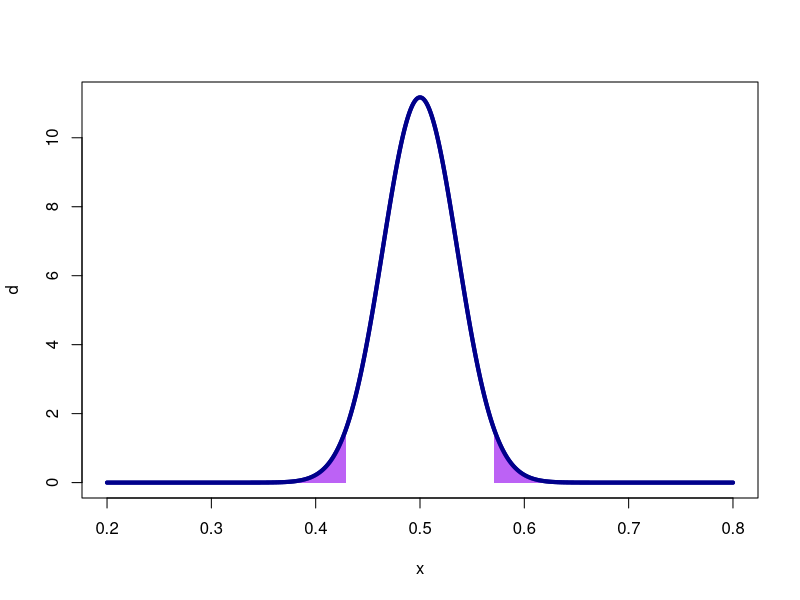
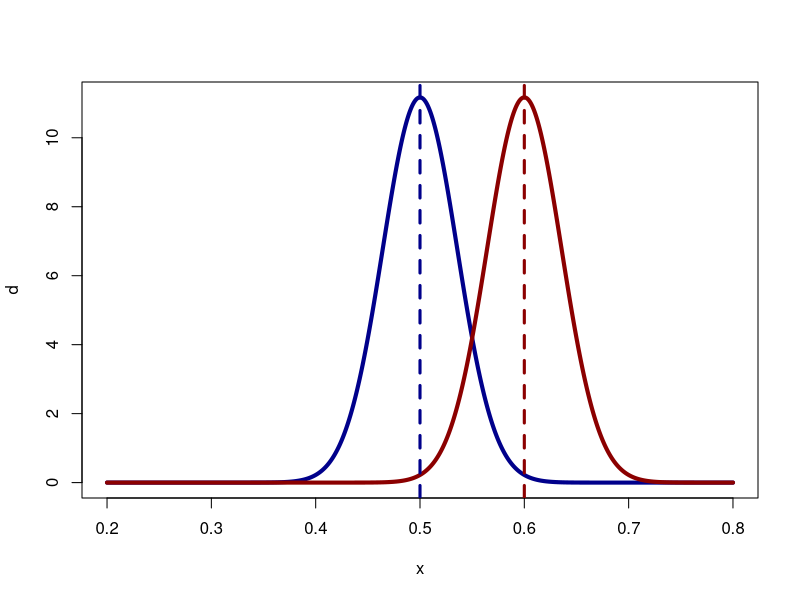
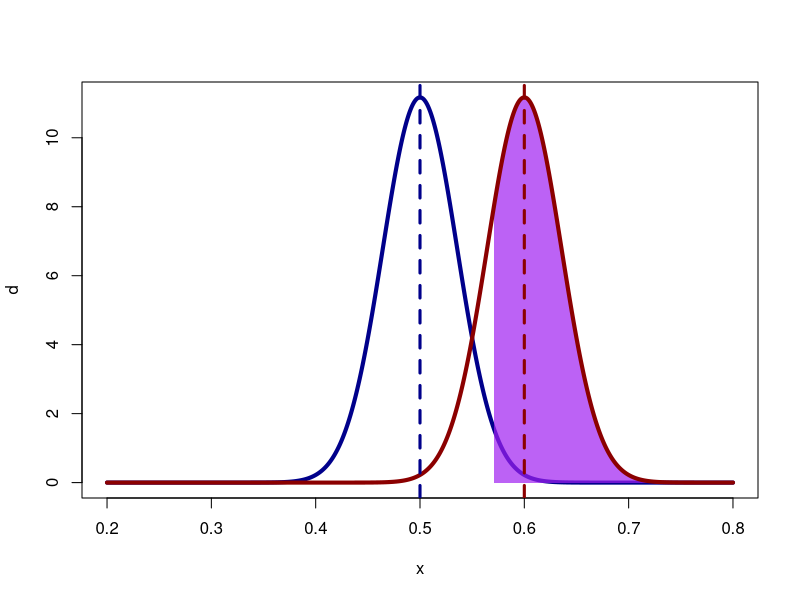

Write the R code that produced these figures, in order.
## ---- chunk 1
library(magrittr)
se <- 0.5/sqrt(196)
x <- seq(0.2, 0.8, length.out=1e3)
d <- dnorm(x, mean=0.5, sd=se)
plot(x, d, lwd=4, type='l', col='darkblue')

crit_value <- qnorm(0.975, 0.5, se)

polygon(c(x[x>crit_value], rev(x[x > crit_value])),
        (x > crit_value) %>% {c(d[.], rep(0,sum(.)))},
        col=adjustcolor('purple', 0.7), border=NA)

crit_value <- qnorm(0.025, 0.5, se)
polygon(c(x[x<crit_value], rev(x[x < crit_value])),
        (x < crit_value) %>% {c(d[.], rep(0,sum(.)))},
        col=adjustcolor('purple', 0.7), border=NA)
lines(x, d, lwd=4, type='l', col='darkblue')
## ---- chunk 2
x <- seq(0.2, 0.8, length.out=1e3)
d1 <- dnorm(x, mean=0.5, sd=se)
d2 <- dnorm(x, mean=0.6, sd=se)
plot(x, d, lwd=4, type='l', col='darkblue')
lines(x, d2, lwd=4, type='l', col='darkred')
abline(v=0.5, lty=2, col='darkblue', lwd=3)
abline(v=0.6, lty=2, col='darkred', lwd=3)
## ---- chunk 3
x <- seq(0.2, 0.8, length.out=1e3)
d1 <- dnorm(x, mean=0.5, sd=se)
d2 <- dnorm(x, mean=0.6, sd=se)
plot(x, d, lwd=4, type='l', col='darkblue')
crit_value <- qnorm(0.975, 0.5, se)

polygon(c(x[x>crit_value], rev(x[x > crit_value])),
        (x > crit_value) %>% {c(d2[.], rep(0,sum(.)))},
        col=adjustcolor('purple', 0.7), border=NA)
lines(x, d2, lwd=4, type='l', col='darkred')
abline(v=0.5, lty=2, col='darkblue', lwd=3)
abline(v=0.6, lty=2, col='darkred', lwd=3)

## ---- chunk 4
pnorm(2.8, 1.96, 1)
